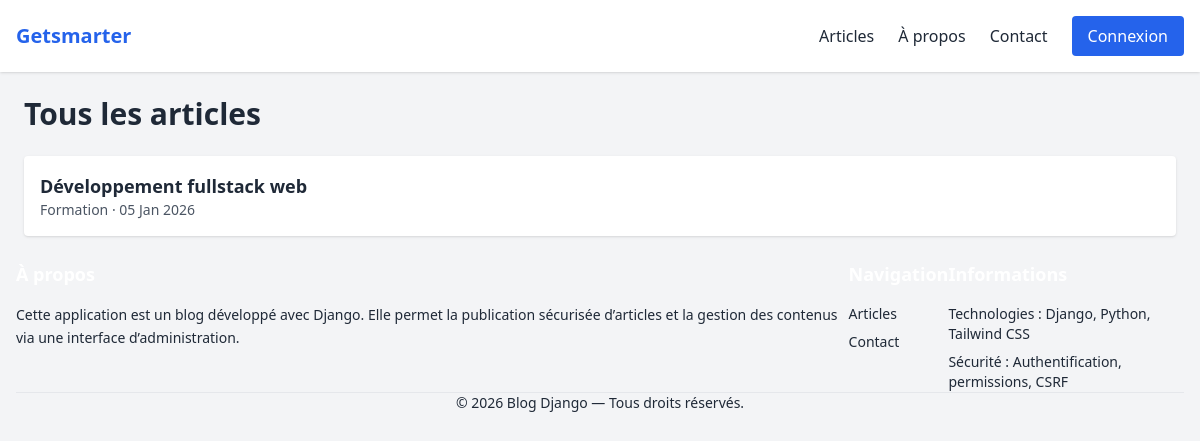
The page /articles/ on the database as committed earlier.
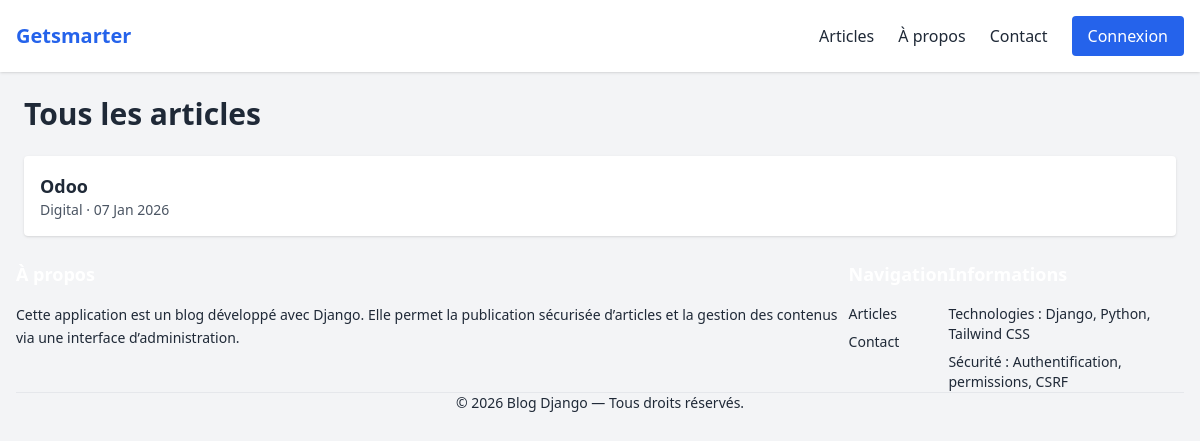
The same page on the database as committed later.
### blogapp/models.py (models this page shows, shortened)
class Article(models.Model):
    STATUS_CHOICES = [
        ('draft', 'Brouillon'),
        ('published', 'Publié'),
    ]
    id = models.IntegerField(primary_key=True, auto_created=True, unique=True)
    title = models.CharField(max_length=100)
    image = models.ImageField(upload_to='articles/images/', null=True, blank=True)
    slug = models.SlugField(max_length=200, unique=True, blank=True)
    content = models.TextField()
    author = models.ForeignKey(User, on_delete=models.CASCADE, related_name='articles')
    category = models.ForeignKey(Category, on_delete=models.SET_NULL, null=True, related_name='articles')
    status = models.CharField(max_length=10, choices=STATUS_CHOICES, default='draft')
    created_at = models.DateTimeField(auto_now_add=True)
    updated_at = models.DateTimeField(auto_now=True)
    published_at = models.DateTimeField(null=True, blank=True)
    class Meta:
        verbose_name = "Article"
        verbose_name_plural = "Articles"
        ordering = ['-created_at']
        permissions = [
            ("can_publish", "Peut publier des articles"),
        ]

class Category(models.Model):
    name = models.CharField(max_length=100, unique=True)
    slug = models.SlugField(max_length=100, unique=True, blank=True)
    created_at = models.DateTimeField(auto_now_add=True)
    updated_at = models.DateTimeField(auto_now=True)
    class Meta:
        verbose_name = "Category"
        verbose_name_plural = "Categories"
        ordering = ['name']
    def __str__(self):
        return self.name

### blogapp/views.py (the view)
# urls.py: path('articles/', views.article_list, name='article_list'),
def article_list(request):
    articles = Article.objects.filter(
        status='published',
        published_at__lte=timezone.now()
    )
    return render(request, 'blogapp/article_list.html', {'articles': articles})

### blogapp/templates/blogapp/article_list.html
{% extends 'base.html' %}
{% block content %}
<h1 class="text-2xl md:text-3xl font-bold mb-6">Tous les articles</h1>
<div class="space-y-4">
    {% for article in articles %}
        <div class="bg-white p-4 rounded shadow">
            <h3 class="text-lg font-semibold">
                <a href="{% url 'article_detail' article.slug %}" class="hover:text-blue-600">
                    {{ article.title }}
                </a>
            </h3>
            <p class="text-sm text-gray-600">
                {{ article.category }} · {{ article.published_at|date:"d M Y" }}
            </p>
        </div>
    {% endfor %}
</div>
{% endblock %}

Rows that differ between the two databases and show on the page:
removed Article: title "Développement fullstack web", category "Formation", published_at "05 Jan 2026"
added Article: title "Odoo", category "Digital", published_at "07 Jan 2026"
